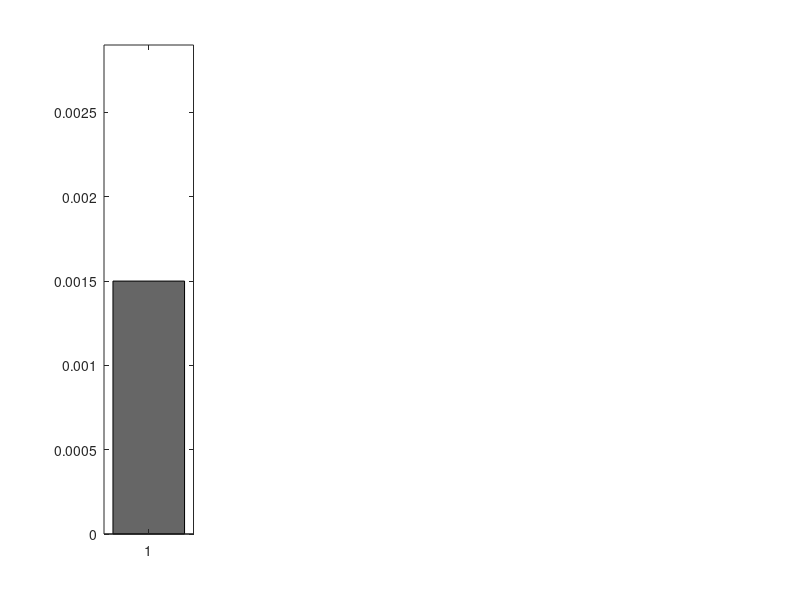

MATLAB code to generate this figure: (Note: this script raises an error after producing the figure.)
% This program solves the time evolution of both vesicle transport and
% pool concentration with a Particle-Hopping-Ansatz. The algorithm is
% explained in more detail in the paper 
% "On the Role of Vesicle Transport in Neurite Growth: Modelling and Experiments"
% Please read the README-file that contains important information on how 
% to handle this code.

%% Load initial conditions
close all   
clear variables

% Initialise all neurites as structure arrays
NumberOfNeurites = 2;
N1 = struct;     

% Typical values (all parameters that have a tilde in the paper, see Chapter 3.1 'Scaling')
N1.typicalTime = 100;                   
N1.typicalLength = 50;
N1.typicalDiffusion = 10^(-1); 
N1.typicalInflux = 1;
N1.typicalOutflux = 10^(-1);
N1.typicalPotential = 1;
N1.typicalConcentration = 15;

% Calculate Scaling Parameters (see Chapter 3.1 'Scaling')
lambda_eps = N1.typicalTime*N1.typicalDiffusion/(2*N1.typicalLength^2);
lambda_in = (N1.typicalTime*N1.typicalInflux)/(2*N1.typicalLength*N1.typicalConcentration);       
lambda_out = (N1.typicalTime*N1.typicalOutflux)/(2*N1.typicalLength);

N1.lambda_in = lambda_in;
N1.lambda_out = lambda_out;
N1.lambda_eps = lambda_eps;

% Second neurite hat the same scaling parameters
N2 = N1;

% Space discretisation
n = 400;
N1.L = 1;                                  % Length of Neurite 1
N2.L = 0.3;
%N2.L = 0.9;
N1.h = 1/n;                                % Space step size                                
N2.h = 1/n;
N1.x = linspace(0,N1.L,n*N1.L)';           % Domain of Neurite 1            
N2.x = linspace(0,N2.L,n*N2.L)';            

% Time discretisation
T = 150;                                   % End time
m = T*10000;
tau = T/m;                                 % Time step size
N1.tau = tau;   
N2.tau = tau;                            
tt = linspace(0,T,ceil(T/N1.tau))';  

% Load initial pool Cconcentrations and define their maximum sizes (see Chapter 5.1);
N1.Lambda_som = 0.12;                        % Total Mass of Vesicles in the Soma
N2.Lambda_som = N1.Lambda_som;
N1.Lambda_tip = 0.0015;                      % Total Mass of Vesicles in the growth cone of N1
N2.Lambda_tip = 0.0015;                      % Total Mass of Vesicles in the growth cone of N2

N1.Lambda_som_max = 0.175;
N2.Lambda_som_max = N1.Lambda_som_max;
N1.Lambda_tip_max = 0.0029;               
N2.Lambda_tip_max = 0.0029;

SaveLambda_som = N1.Lambda_som; 
SaveN1Lambda_tip = N1.Lambda_tip; 
SaveN2Lambda_tip = N2.Lambda_tip;

% Initial influx- and outflux values in all neurites (see Chapter 5.1)
no_noflux_1 = 1;                          % Set to 0 to have no flux in neurite 1       
no_noflux_2 = 1;                          % Set to 0 to have no flux in neurite 2
N1.alpha_a = no_noflux_1*0.4;               
N1.alpha_r = no_noflux_1*0.4;         
N2.alpha_a = no_noflux_2*0.4;
N2.alpha_r = no_noflux_2*0.4;

N1.beta_a = no_noflux_1*25;
N1.beta_r = no_noflux_1*25;
N2.beta_a = no_noflux_2*25;
N2.beta_r = no_noflux_2*25;

% Further parameters (diffusion constants and potentials) (see Chapter 5.1)
N1.eps_a = 0.01;
N2.eps_a = N1.eps_a;
N1.eps_r = 0.01;
N2.eps_r = N1.eps_r;

N1.V_a = 1.75.*N1.x;           
N1.V_r = -1.5.*N1.x;
N2.V_a = 1.75.*N2.x;
N2.V_r = -1.5.*N2.x;

% Initial concentration of a = ANT and r = RET (see Chapter 5.1)
N1.a0 = 0.*N1.x + 0.1;
N1.r0 = 0.*N1.x + 0.1;
N2.a0 = 0.*N2.x + 0.1;
N2.r0 = 0.*N2.x + 0.1;

% Initialise vectors that save development of different numbers
Development_Lambda_som = zeros(m,1);
Development_Lambda_tipN1 = zeros(m,1);
Development_Lambda_tipN2 = zeros(m,1);
Development_MassWholeSystem = zeros(m,1);     

% Define Colors
redN = [.8 .2941  .0862];
greenN = [ .1647 .6313 .5960];
greyN = [ 0.4 0.4 0.4];

%% Check initial concentrations (non-negativity and density constraint)

N1.p0 = N1.a0 + N1.r0;                  % total concentration in neurite 1
N2.p0 = N2.a0 + N2.r0;

if sum(N1.p0 > 1) + sum(N2.p0 > 1) > 0
    error('The chosen initial value of the total vesicle concentration in one neurite exceeds the density constraint.')
end
if sum(N1.a0 < 0) + sum(N1.r0 < 0) + sum(N2.a0 < 0) + sum(N2.r0 < 0) > 0
    error('One of the initial vesicle concentrations in a neurite is negative.')
end
if N1.Lambda_som > N1.Lambda_som_max || N1.Lambda_tip > N1.Lambda_tip_max || N2.Lambda_tip > N2.Lambda_tip_max
    error('One of the initial pool concentration exceeds the maximum concentration.')
end

% Calculate initial mass 
TotalMass = N1.Lambda_som  + N1.Lambda_tip  +  N2.Lambda_tip  ... 
         + (sum(N1.r0(:)) + sum(N1.a0(:)) + sum(N2.r0(:)) + sum(N2.a0(:)))*N2.h;
disp(['Total mass at the beginning is = ' num2str(TotalMass), '.']);

%% Plot Initial Concentration in Both Neurites, Neurite 1 is plotted reverse
fig = figure('Position', [200, 100, 1200, 600]);     
  
plotlefttip = subplot(1,5,1);
hl = bar(N1.Lambda_tip, 'FaceColor', greyN);
ylim([0 N1.Lambda_tip_max ]);
plotlefttip.PlotBoxAspectRatio(2) = 2.5;
plotlefttip.Position(1) = 0.02;
plotlefttip.Position(2) = .5;
plotlefttip.Position(4) = 0.4;
set(gca,'FontSize',15,'FontWeight','bold')

fs1 = subplot(1,5,2);
h1 = plot(N1.x, N1.a0, N1.x, N1.r0, N1.x, 1-N1.a0-N1.r0 ,'k--','Linewidth',2);
h1(1).Color = greenN;
h1(2).Color = redN;
fs1.Position = [0.1000    0.5000    0.3237    0.4150];

set(fs1, 'Xdir', 'reverse')
title('Neurite 1')
axis([0 N1.L 0 1]),
set(groot, 'DefaultTextInterpreter', 'latex');
set(groot, 'DefaultAxesTickLabelInterpreter', 'latex');
set(groot, 'DefaultAxesFontName', 'latex');
set(groot, 'DefaultLegendInterpreter', 'latex');
legend('ANT','RET', '1-$\rho$');
xlabel('Points on the domain $\Omega_1$');
ylabel('Concentration');
axis square
set(gca,'FontSize',15,'FontWeight','bold')

plotsoma = subplot(1,5,3);
hs = bar(N1.Lambda_som, 'FaceColor', greyN);
title('$\Lambda_{som}$')
ylim([0 N1.Lambda_som_max]);
plotsoma.PlotBoxAspectRatio(2) = 2.5;
plotsoma.Position(1) = 0.36;
plotsoma.Position(2) = 0.5;
plotsoma.Position(4) = 0.4;
set(gca,'FontSize',15,'FontWeight','bold')

fs2 = subplot(1,5,4);
h2 = plot(N2.x, N2.a0, N2.x, N2.r0, N2.x, 1-N2.a0-N2.r0 ,'k--','Linewidth',2);
h2(1).Color = greenN;
h2(2).Color = redN;
fs2.Position = [0.4400    0.5000    0.3237    0.4150];
axis([0 N2.L 0 1]);
title('Neurite 2')
axis square
legend('ANT','RET', '1-$\rho$');
xlabel('Points on the domain $\Omega_2$');
ylabel('Concentration');
set(gca,'FontSize',15,'FontWeight','bold','Fontangle','Oblique')

plotrighttip = subplot(1,5,5);
hr = bar(N2.Lambda_tip, 'FaceColor', greyN);
ylim([0 N2.Lambda_tip_max ]);
plotrighttip.PlotBoxAspectRatio(2) = 2.5;
plotrighttip.Position(1) = 0.7;
plotrighttip.Position(2) = 0.5;
plotrighttip.Position(4) = 0.4;
set(gca,'FontSize',15,'FontWeight','bold')

drawnow;
exportFigure(['Images/TimeEvolution2B',num2str(0),'.pdf'], fig);          % command provided by helperFiles package, see README 
disp('The figure of the initial datum was printed.');

tic

%% Solve the equation
z = 1;                                                                     % Counter for grafic enumeration
for i = 1:m
    % Update Concentration in Neurons
    N1old = N1;
    [N1a1, N1r1] = UpdateConcentrationParticleHopping(N1);    
    N1.a0 = N1a1;
    N1.r0 = N1r1;
    N1p1 = N1a1 + N1r1;
	
    N2old = N2;
    [N2a1, N2r1] = UpdateConcentrationParticleHopping(N2);    
    N2.a0 = N2a1;
    N2.r0 = N2r1;
    N2p1 = N2a1 + N2r1;
    
    % Plot Updaten
    if (mod(i,1000)==0)

        h1(1).YData = N1a1;    
        h1(2).YData = N1r1;
        h1(3).YData = 1-N1a1-N1r1;

        h2(1).YData = N2a1;          
        h2(2).YData = N2r1;
        h2(3).YData = 1-N2a1-N2r1;
        
        hs.YData = N1.Lambda_som;
        hl.YData = N1.Lambda_tip;
        hr.YData = N2.Lambda_tip;
       
        drawnow
        
        disp(['Iteration: ', num2str(i)]);
        if (mod(i,10000)==0)
            %exportFigure(['Images/TimeEvolution2B',num2str(z),'.pdf'], fig);         % command provided by helperFiles package
            %disp(['A figure was printed at t = ',num2str(z), '.']);
            z = z + 1;
        end
    end
    
    % Save Density in Pools
    Development_Lambda_som(i) = N1.Lambda_som;
    Development_Lambda_tipN1(i) = N1.Lambda_tip;
    Development_Lambda_tipN2(i) = N2.Lambda_tip;
    
    % Update Concentration in Pools (see Chapter 5)
    N1.Lambda_som = N1.Lambda_som ...                               % Old concentration
        + N1.tau*(lambda_out*N1.beta_r*(1 - N1.Lambda_som/N1.Lambda_som_max)*(N1old.r0(1)) ...      % Retrograte entering from Neuron 1
            + lambda_out*N2.beta_r*(1 - N2.Lambda_som/N2.Lambda_som_max)*(N2old.r0(1)) ...               % Retrograte entering from Neuron 2
            - lambda_in*N1.alpha_a*(N1.Lambda_som/N1.Lambda_som_max)*(1-N1old.r0(1)-N1old.a0(1)) ...                          % Anterograde existing pool into Neuron 1 
            - lambda_in*N2.alpha_a*(N2.Lambda_som/N2.Lambda_som_max)*(1-N2old.r0(1)-N2old.a0(1)));                     % Anterograde existing pool into Neuron 2
            
    N2.Lambda_som = N1.Lambda_som;
    N1.Lambda_tip = N1.Lambda_tip ...                                           % Tip of Neuron 1
        + N1.tau*(- lambda_in*N1.alpha_r*(N1.Lambda_tip/ N1.Lambda_tip_max)*(1-N1old.r0(end)-N1old.a0(end)) ...                 % Vesicles exiting pool Neuron 1
            + lambda_out*N1.beta_a*N1old.a0(end)*(1 - N1.Lambda_tip/N1.Lambda_tip_max )); % Vesicles entering pool Neuron 1
    N2.Lambda_tip = N2.Lambda_tip ...                                           % Tip of Neuron 2
        + N2.tau*(- lambda_in*N2.alpha_r*(N2.Lambda_tip/N2.Lambda_tip_max)*(1-N2old.r0(end)-N2old.a0(end)) ...                 % Vesicles exiting pool Neuron 2
            + lambda_out*N2.beta_a*N2old.a0(end)*(1 - N2.Lambda_tip/N2.Lambda_tip_max));  

    % Calculate total mass (the system is mass conserving, so the mass will not change)
    Development_MassWholeSystem(i) = N1.Lambda_som + N1.Lambda_tip + N2.Lambda_tip  ... 
        + N2.h*(sum(N1r1(:)) + sum(N1a1(:)) + sum(N2r1(:)) + sum(N2a1(:))); 
end

%% Plot Pool Density Evolution in the pools
figure(5);
subplot(1,3,1);
Pool1 = plot(tt, Development_Lambda_som);
Pool1.Color = greyN;
axis square
title('$\Lambda_{som}$');
xlabel('Time $t$');
xlim([0 T]);
ylabel('Concentration');
set(groot, 'DefaultTextInterpreter', 'latex');
set(groot, 'DefaultAxesTickLabelInterpreter', 'latex');
set(groot, 'DefaultAxesFontName', 'latex');
set(groot, 'DefaultLegendInterpreter', 'latex');
set(gca,'FontSize',12,'FontWeight','bold');

subplot(1,3,2);
Pool2 = plot(tt, Development_Lambda_tipN1);
Pool2.Color = greyN;
axis square
title('$\Lambda_{N1}$');
xlabel('Time $t$');
ylabel('Concentration');
xlim([0 T]);
ylim([0.0012 0.002]);
set(gca,'FontSize',12,'FontWeight','bold');

subplot(1,3,3),
Pool3 = plot(tt, Development_Lambda_tipN2);
Pool3.Color = greyN;
axis square
title('$\Lambda_{N2}$');
xlabel('Time $t$');
ylabel('Concentration');
xlim([0 T]);
ylim([0.0012 0.002]);
set(gca,'FontSize',12,'FontWeight','bold');

resizeFigure(gcf, [270,850]);
exportFigure('Images/DevelopmentPoolConcentration2B.pdf', gcf);                      % command provided by helperFiles package
disp('A figure of the Development of the Concentration in the pools was printed.')

toc

